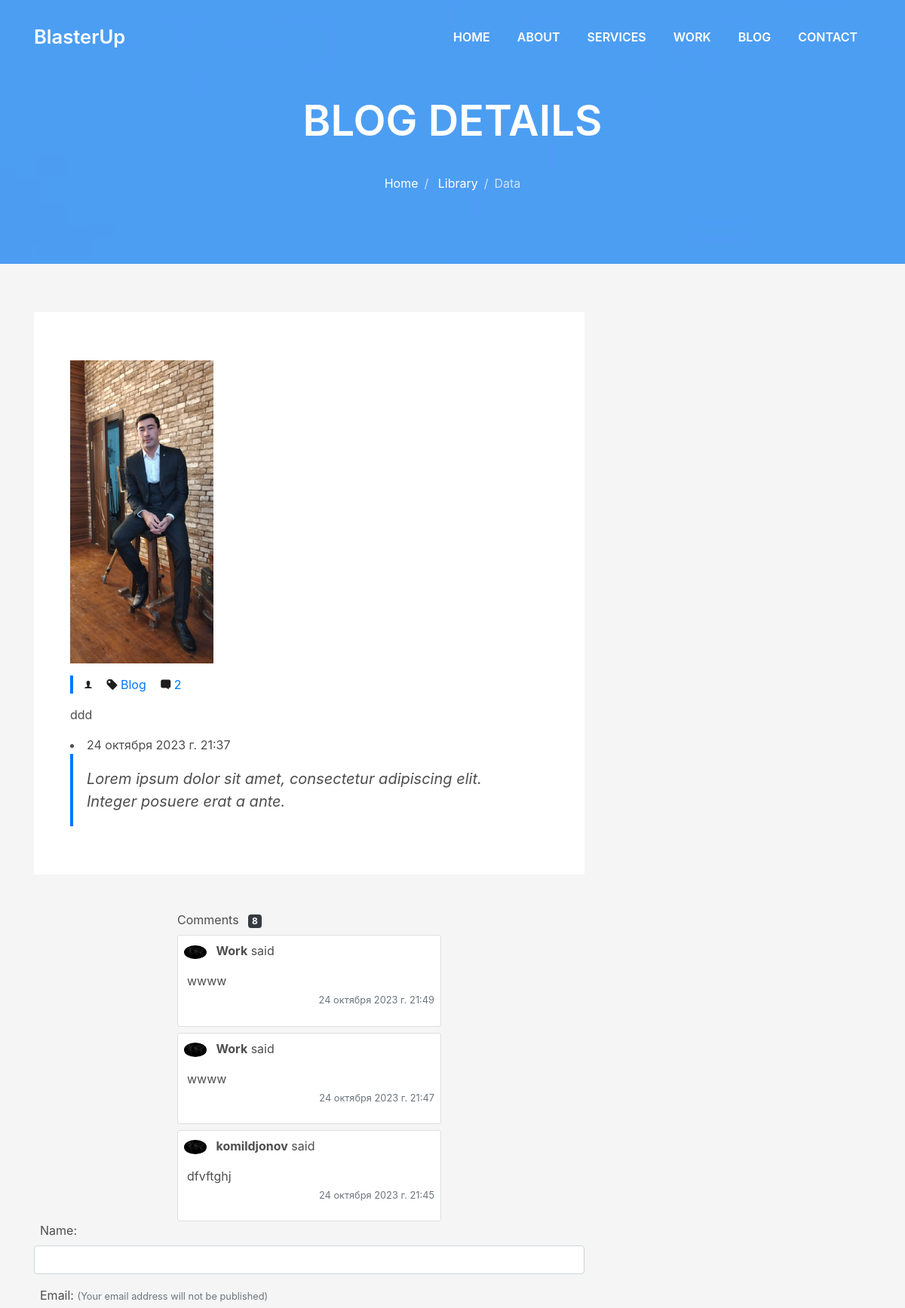
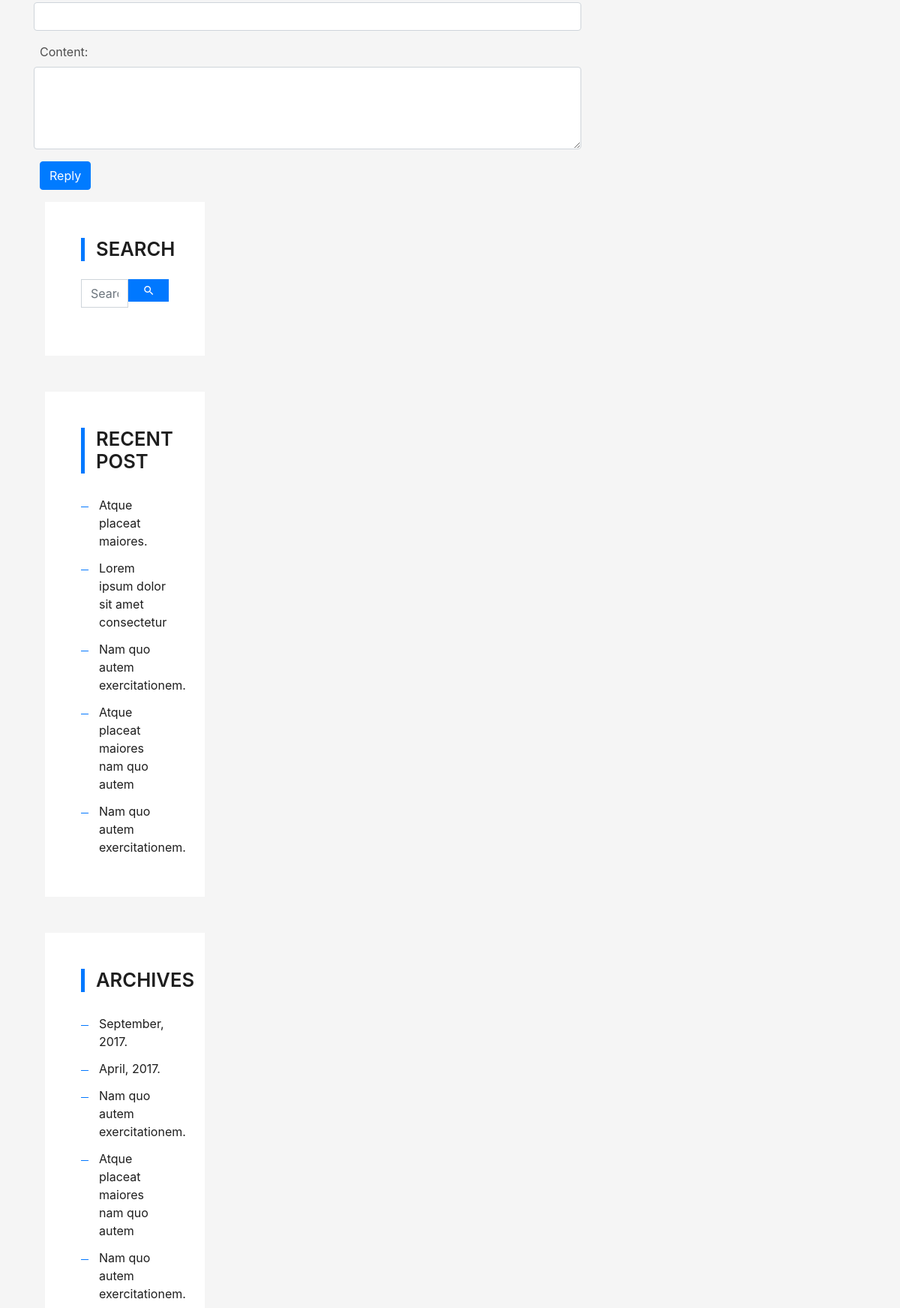
The app's page /blog/2/ (upper part) with its own data (2 pictures, top to bottom).
### home/models.py (models this page shows, shortened)
class Post(models.Model):
    CHOICES = (
        ('Qora', 'Qoralama'),
        ('Tay', 'Tayyor'),
    )
    category=models.ForeignKey(Category,on_delete=models.CASCADE)
    name=models.CharField(max_length= 50)
    title=models.CharField( max_length=100)
    body= RichTextUploadingField(blank=True,null=True)
    image=models.ImageField(upload_to='static/img',blank=True)
    publik_time=models.DateTimeField(auto_now_add = True)
    status = models.CharField(max_length=300, choices = CHOICES)
    blog_views=models.IntegerField(default=0)
    like=models.ManyToManyField(User,related_name='blog')

class Comment(models.Model):
    name = models.CharField(max_length=50)
    email = models.EmailField(max_length=100)
    content = models.TextField()
    post = models.ForeignKey(Post, on_delete=models.CASCADE)
    created = models.DateTimeField(auto_now_add=True)
    class Meta:
        ordering = ('-created',)

### home/views.py (the view, shortened to what this page needs)
# urls.py: path('blog/<int:pk>/',DetailPost.as_view(),name='blog'),
class  DetailPost(DetailView):
    model = Post
    template_name='blog-single.html'
    def get_context_data(self, **kwargs):
        context = super().get_context_data(**kwargs)
        pk = self.kwargs["pk"]
        form = CommentForm()
        post = get_object_or_404(Post, pk=pk)
        comments = post.comment_set.all()
        context['post'] = post
        context['comments'] = comments
        context['form'] = form
        return context

### home/form.py
class CommentForm(forms.ModelForm):
    class Meta:
        model = Comment
        fields = ('name', 'email', 'content')

### template/blog-single.html (shortened to what this page needs)
{% load static %}
{% load crispy_forms_tags %}
<html lang="en">
<head>
  <link href="{% static 'lib/bootstrap/css/bootstrap.min.css' %}" rel="stylesheet">
  <link href="{% static 'lib/font-awesome/css/font-awesome.min.css' %}" rel="stylesheet">
  <link href="{% static 'lib/animate/animate.min.css' %}" rel="stylesheet">
  <link href="{% static 'lib/ionicons/css/ionicons.min.css' %}" rel="stylesheet">
  <link href="{% static 'lib/owlcarousel/assets/owl.carousel.min.css' %}" rel="stylesheet">
  <link href="{% static 'lib/lightbox/css/lightbox.min.css' %}" rel="stylesheet">
  <link href="{% static 'css/style.css' %}" rel="stylesheet">
</head>
<body>
  <nav class="navbar navbar-b navbar-trans navbar-expand-md fixed-top" id="mainNav">
    <div class="container">
      <a class="navbar-brand js-scroll" href="#page-top">BlasterUp</a>
      <div class="navbar-collapse collapse justify-content-end" id="navbarDefault">
        <ul class="navbar-nav">
          <li class="nav-item">
            <a class="nav-link js-scroll" href="{% url 'index' %}">Home</a>
          </li>
          <li class="nav-item">
            <a class="nav-link js-scroll" href="#">About</a>
          </li>
          <li class="nav-item">
            <a class="nav-link js-scroll" href="#">Services</a>
          </li>
          <li class="nav-item">
            <a class="nav-link js-scroll" href="#">Work</a>
          </li>
          <li class="nav-item">
            <a class="nav-link js-scroll" href="#">Blog</a>
          </li>
          <li class="nav-item">
            <a class="nav-link js-scroll" href="#">Contact</a>
          </li>
        </ul>
      </div>
    </div>
  </nav>
  <div class="intro intro-single route bg-image" style="background-image: url(img/overlay-bg.jpg)">
    <div class="overlay-mf"></div>
    <div class="intro-content display-table">
      <div class="table-cell">
        <div class="container">
          <h2 class="intro-title mb-4">Blog Details</h2>
          <ol class="breadcrumb d-flex justify-content-center">
            <li class="breadcrumb-item">
              <a href="#">Home</a>
            </li>
            <li class="breadcrumb-item">
              <a href="#">Library</a>
            </li>
            <li class="breadcrumb-item active">Data</li>
          </ol>
        </div>
      </div>
    </div>
  </div>
  <section class="blog-wrapper sect-pt4" id="blog">
    <div class="container">
      <div class="row">
        <div class="col-md-8">
          <div class="post-box">
            <div class="post-meta">
              <h1 class="article-title"><img src="{{ post.image.url }}" width=30% height=avto></h1>
              <ul>
                <li>
                  <span class="ion-ios-person"></span>
                </li>
                <li>
                  <span class="ion-pricetag"></span>
                  <a href="#">{{ post.name}}</a>
                </li>
                <li>
                  <span class="ion-chatbox"></span>
                  <a href="#">{{ post.id }}</a>
                </li>
              </ul>
            </div>
            <div class="article-content">
              <p>
                {{ post.body|safe}}
              </p>
              <li>
                <a > {{ post.publik_time }}   </a>
              </li>
              <blockquote class="blockquote">
                <p class="mb-0">Lorem ipsum dolor sit amet, consectetur adipiscing elit. Integer posuere erat a ante.</p>
              </blockquote>
            </div>
          </div>
          {% if comments %}
          <div class="row mt-5">
            <div class="col-lg-6 offset-lg-3">
              Comment{{ comments.count|pluralize }}
              <span class="badge badge-dark ml-2">{{ comments.count }}</span>
            </div>
            {% for comment in comments|slice:"0:3" %}
            <div class="col-lg-6 offset-lg-3 mt-2">
              <div class="card p-2">
                <div class="row">
                  <div class="col-12">
                    <img class="rounded-circle mr-2" src="{% static 'img\pxfuel (6).jpg' %}" width="30" alt="Avatar">
                    <strong>{{ comment.name }}</strong> said
                  </div>
                  <div class="col-12">
                    <p class="m-1 mt-3">{{ comment.content }}</p>
                    <p class="text-right text-muted"><small>{{ comment.created }}</small></p>
                  </div>
                </div>
              </div>
            </div>
            {% endfor %}
          </div>
          {% endif %}
          <form method='POST'>
            <div class="form-group">
              {{ form.name.label_tag }}
              <input type="text" class="form-control {% if form.name.errors %}is-invalid{% endif %}" id="id_name"
                name="name" value="{{ form.name.value|default:'' }}">
            </div>
            <div class="form-group">
              {{ form.email.label_tag }}
              <span class="text-muted"><small>(Your email address will not be published)</small></span>
              <input type="text" class="form-control {% if form.email.errors %}is-invalid{% endif %}" id="id_email"
                name="email" value="{{ form.email.value|default:'' }}">
            </div>
            <div class="form-group">
              {{ form.content.label_tag }}
              <textarea class="form-control {% if form.content.errors %}is-invalid{% endif %}" id="id_content"
                name="content" rows="4">{{ form.content.value|default:'' }}</textarea>
            </div>
            <button class="btn btn-primary ml-2" type="submit">Reply</button>
          </form>
        <div class="col-md-4">
          <div class="widget-sidebar sidebar-search">
            <h5 class="sidebar-title">Search</h5>
            <div class="sidebar-content">
              <form>
                <div class="input-group">
                  <input type="text" class="form-control" placeholder="Search for..." aria-label="Search for...">
                  <span class="input-group-btn">
                    <button class="btn btn-secondary btn-search" type="button">
                      <span class="ion-android-search"></span>
                    </button>
                  </span>
                </div>
            </div>
          </div>
          <div class="widget-sidebar">
            <h5 class="sidebar-title">Recent Post</h5>
            <div class="sidebar-content">
              <ul class="list-sidebar">
                <li>
                  <a href="#">Atque placeat maiores.</a>
                </li>
                <li>
                  <a href="#">Lorem ipsum dolor sit amet consectetur</a>
                </li>
                <li>
                  <a href="#">Nam quo autem exercitationem.</a>
                </li>
                <li>
                  <a href="#">Atque placeat maiores nam quo autem</a>
                </li>
                <li>
                  <a href="#">Nam quo autem exercitationem.</a>
                </li>
              </ul>
            </div>
          </div>
          <div class="widget-sidebar">
            <h5 class="sidebar-title">Archives</h5>
            <div class="sidebar-content">
              <ul class="list-sidebar">
                <li>
                  <a href="#">September, 2017.</a>
                </li>
                <li>
                  <a href="#">April, 2017.</a>
                </li>
                <li>
                  <a href="#">Nam quo autem exercitationem.</a>
                </li>
                <li>
                  <a href="#">Atque placeat maiores nam quo autem</a>
                </li>
                <li>
                  <a href="#">Nam quo autem exercitationem.</a>
                </li>
              </ul>
            </div>
          </div>
        </div>
      </div>
    </div>
  </section>
</body>
</html>

### static/css/style.css (style rules this page uses)
body { background-color: #f5f5f5; color: #4e4e4e; }
h1, h2, h3, h4, h5, h6 { color: #1e1e1e; }
a { color: #1e1e1e; transition: all 0.5s ease-in-out; }
.bg-image { background-repeat: no-repeat; background-attachment: fixed; background-size: cover; background-position: center center; }
.overlay-mf { background-color: #0078ff; }
.overlay-mf { position: absolute; top: 0; left: 0px; padding: 0; height: 100%; width: 100%; opacity: .7; }
.display-table { width: 100%; height: 100%; display: table; }
.table-cell { display: table-cell; vertical-align: middle; }
.sect-pt4 { padding-top: 4rem; }
.ul-resect, .socials ul, .list-ico, .blog-wrapper .post-meta ul, .box-comments .list-comments, .widget-sidebar .list-sidebar, .widget-tags ul { list-style: none; padding-left: 0; margin-bottom: 0; }
.navbar-b { transition: all .5s ease-in-out; background-color: transparent; padding-top: 1.563rem; padding-bottom: 1.563rem; }
.navbar-b.navbar-trans .nav-item, .navbar-b.navbar-reduce .nav-item { position: relative; padding-right: 10px; padding-left: 0; }
.navbar-b.navbar-trans .nav-link, .navbar-b.navbar-reduce .nav-link { color: #fff; text-transform: uppercase; font-weight: 600; }
.navbar-b.navbar-trans .nav-link:before, .navbar-b.navbar-reduce .nav-link:before { content: ''; position: absolute; margin-left: 0px; width: 0%; bottom: 0; left: 0; height: 2px; transition: all 500ms ease; }
.navbar-b.navbar-trans .nav-link:before { background-color: #fff; }
.navbar-b .navbar-brand { color: #fff; font-size: 1.6rem; font-weight: 600; }
.intro { height: 100vh; position: relative; color: #fff; }
.intro .intro-content { text-align: center; position: absolute; }
.intro .intro-title { color: #fff; font-weight: 600; font-size: 3rem; }
.intro-single { height: 350px; }
.intro-single .intro-content { margin-top: 30px; }
.intro-single .intro-title { text-transform: uppercase; font-size: 3rem; }
.intro-single .breadcrumb { background-color: transparent; color: #0078ff; }
.intro-single .breadcrumb .breadcrumb-item:before { color: #cde1f8; }
.intro-single .breadcrumb .breadcrumb-item.active { color: #cde1f8; }
.intro-single .breadcrumb a { color: #fff; }
.post-box, .form-comments, .box-comments, .widget-sidebar { padding: 2rem; background-color: #fff; margin-bottom: 3rem; }
.blog-wrapper .article-title { font-size: 1.5rem; }
.blog-wrapper .post-meta { margin: 1rem 0; }
.blog-wrapper .post-meta ul { border-left: 4px solid #0078ff; margin-top: 1rem; }
.blog-wrapper .post-meta ul li { display: inline-block; margin-left: 15px; }
.blog-wrapper .post-meta ul a { color: #0078ff; }
.blog-wrapper .post-meta ul span { color: #1e1e1e; }
.blog-wrapper .blockquote { border-left: 4px solid #0078ff; padding: 18px; font-style: italic; }
.widget-sidebar .sidebar-title { font-size: 1.6rem; font-weight: 600; border-left: 5px solid #0078ff; padding-left: 15px; text-transform: uppercase; margin-bottom: 1.5rem; }
.widget-sidebar .list-sidebar li { position: relative; padding: 6px 0 6px 24px; }
.widget-sidebar .list-sidebar li:before { position: absolute; content: ""; width: 10px; height: 1px; left: 0; background-color: #0078ff; top: 20px; }
.sidebar-search input { background-color: #fff; border-radius: 0; transition: all 0.5s ease-in-out; }
.sidebar-search .btn-search { background-color: #0078ff; border-color: #0078ff; border-radius: 0; padding-left: 20px; padding-right: 20px; }
@media (min-width: 768px) { .navbar-b.navbar-trans .nav-item, .navbar-b.navbar-reduce .nav-item { padding-left: 10px; } }
@media (min-width: 768px) { .navbar-b.navbar-trans .nav-link:before, .navbar-b.navbar-reduce .nav-link:before { margin-left: 18px; } }
@media (min-width: 768px) { .intro .intro-title { font-size: 4.5rem; } }
@media (min-width: 768px) { .intro-single .intro-title { font-size: 3.5rem; } }
@media (min-width: 768px) { .post-box, .form-comments, .box-comments, .widget-sidebar { padding: 3rem; } }
@media (min-width: 768px) { .blog-wrapper .article-title { font-size: 1.9rem; } }

### records on screen
Post: image (picture), name "Blog", id "2", body "ddd", publik_time "24 октября 2023 г. 21:37"
Comment: name "Work", content "wwww", created "24 октября 2023 г. 21:49"
Comment: name "Work", content "wwww", created "24 октября 2023 г. 21:47"
Comment: name "komildjonov", content "dfvftghj", created "24 октября 2023 г. 21:45"

### other values on screen
{{ comments.count }} "8"
